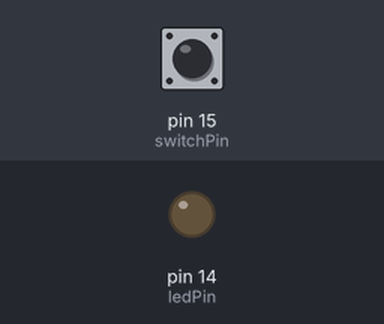
A sketch run on a simulated Arduino Uno, built with avr-gcc and run on an emulated ATmega328P. On the bench: output pins drawn as LEDs (lit = HIGH). The test bench sets the inputs (shaded band); at power-on: pin 15 (switchPin) LOW.

Above: at 1.2 s.
1.3 s: pin 15 (switchPin) pulled HIGH for 0.15 s
At 1.7 s:
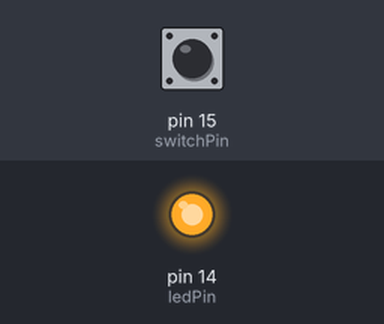
4.0 s: pin 15 (switchPin) pulled HIGH for 3.2 s
At 9.4 s:
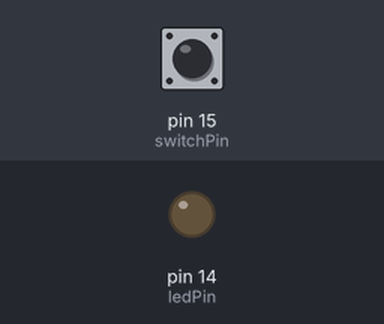
Timing chart, 0 to 10.9 s (numbered marks = the images above; inputs shaded):
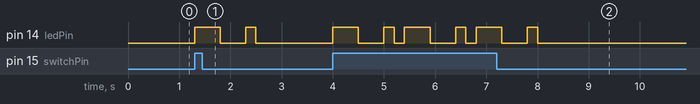

The sketch:

sketch_sep25a.ino
```cpp
// const int switchPin = 15;
// const int ledPin = 14;

// int switchState = 0;

// void setup() {
//   Serial.begin(115200);
//   pinMode(switchPin, INPUT);
//   pinMode(ledPin, OUTPUT);
// }

// void loop() {
//   switchState = digitalRead(switchPin);
//   if (switchState == HIGH){
//     digitalWrite(ledPin, HIGH);
//   } else {
//     digitalWrite(ledPin, LOW);
//   }
// }

const int switchPin = 15;
const int ledPin = 14;

int switchState = 0;

void setup() {
  Serial.begin(115200);
  pinMode(switchPin, INPUT);
  pinMode(ledPin, OUTPUT);
}

void loop() {
  switchState = digitalRead(switchPin);
  if (switchState == HIGH){
    // digitalWrite(ledPin, HIGH);
    // delay(1000); // Turn on the LED for 1 second
    // digitalWrite(ledPin, LOW);
    // delay(1000); // Turn off the LED for 1 second

    digitalWrite(ledPin, HIGH);
    delay(500); // Turn on the LED for 0.5 second
    digitalWrite(ledPin, LOW);
    delay(500); // Turn off the LED for 0.5 second
    digitalWrite(ledPin, HIGH);
    delay(200); // Turn on the LED for 0.2 second
    digitalWrite(ledPin, LOW);
    delay(200); // Turn off the LED for 0.2 second
  }
}
```

Measured:
- after the input at 1.3 s, pin 14 (ledPin): LOW → HIGH at once, → LOW 0.50 s later, → HIGH 0.50 s later, → LOW 0.20 s later
- after the input at 4.0 s, pin 14 (ledPin): LOW → HIGH at once, then repeats every 1.4 s: LOW 0.50 s, HIGH 0.20 s, LOW 0.20 s, HIGH 0.50 s, until it stays LOW from 8.0 s
